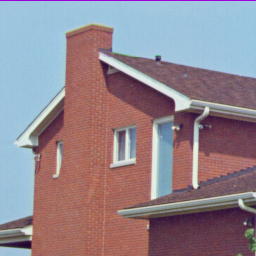
#> input picture Experiment_1/house.png, 256 x 256 px, given in place of Cameraman.png, which was not available
$ jupyter execute I058_SaumyaPrasad_SIP_Exp3.ipynb   (text cells are left out)
#> lines starting #> are read from the running program, lines starting #| are printed output that depends on the picture; pictures that were not available may be replaced by others from this repository, and a replacement may not be noted
[cell 1]
import cv2
import matplotlib.pyplot as plt
from matplotlib.pyplot import *
from numpy import *

[cell 2]
img = cv2.imread(r"C:\Users\mpstme.student\Downloads\Cameraman.png")
#> img is the input picture: shape (256, 256, 3); mean B, G, R 142, 133, 146.6
plt.imshow(img)

[cell 3]
plt.imshow(img, cmap = 'gray')
plt.title('Original Image')
plt.show()

[cell 4]
n = (2**8-1)-img
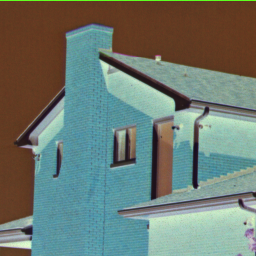
#> n: shape (256, 256, 3); mean B, G, R 113, 122, 108.4
plt.imshow(n, cmap = 'gray')
plt.title('Negative Image')
plt.show()

[cell 5]
#Threshold value as 50
threshold = int(input("Enter in a threshold value to obtain thresholding of an image: "))
#> the answer given: 100
s = np.where(img>threshold,0,255)
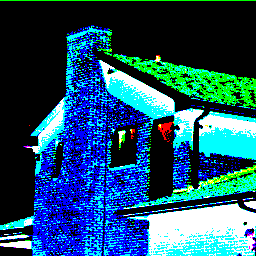
#> s: shape (256, 256, 3) int64; mean B, G, R 108.3, 80.1, 28.3
plt.imshow(s, cmap = 'gray')
plt.title("Thresholding Image")
plt.show()
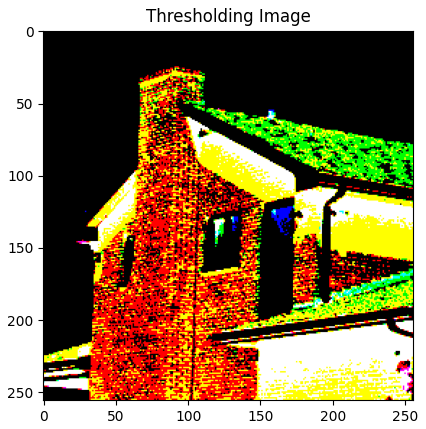
#> figure drawn by matplotlib, 1 panel; B, G, R data is drawn as R, G, B

[cell 6]
#Threshold value as 130
threshold = int(input("Enter in a threshold value to obtain thresholding of an image: "))
#> the answer given: 100
s1 = np.where(img>threshold,0,255)
plt.imshow(s1, cmap = 'gray')
plt.title("Thresholding Image")
plt.show()

[cell 7]
#Threshold value as 180
threshold = int(input("Enter in a threshold value to obtain thresholding of an image: "))
#> the answer given: 100
s2 = np.where(img>threshold,0,255)
plt.imshow(s2, cmap = 'gray')
plt.title("Thresholding Image")
plt.show()

[cell 8]
# Image Without Background with value as a=70 ans b=150
a = int(input("Enter in a range a: "))
#> the answer given: 3
b = int(input("Enter in a range b: "))
#> the answer given: 3
al = img > a
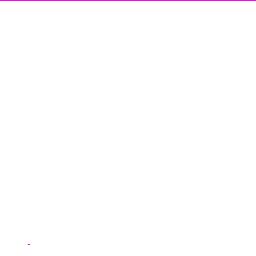
#> al: shape (256, 256, 3) bool; mean B, G, R 1, 0.996, 1
bl = img < b
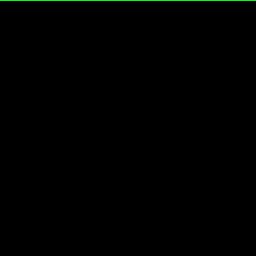
#> bl: shape (256, 256, 3) bool; mean B, G, R 0, 0.00391, 0
q = np.where(al & bl, 0,255)
#> q: shape (256, 256, 3) int64; every value is 255
plt.imshow(q, cmap = 'gray')
plt.title("Image Without Background")
plt.show()

[cell 9]
# Image Without Background with value as a=30 ans b=100
a = int(input("Enter in a range a: "))
#> the answer given: 3
